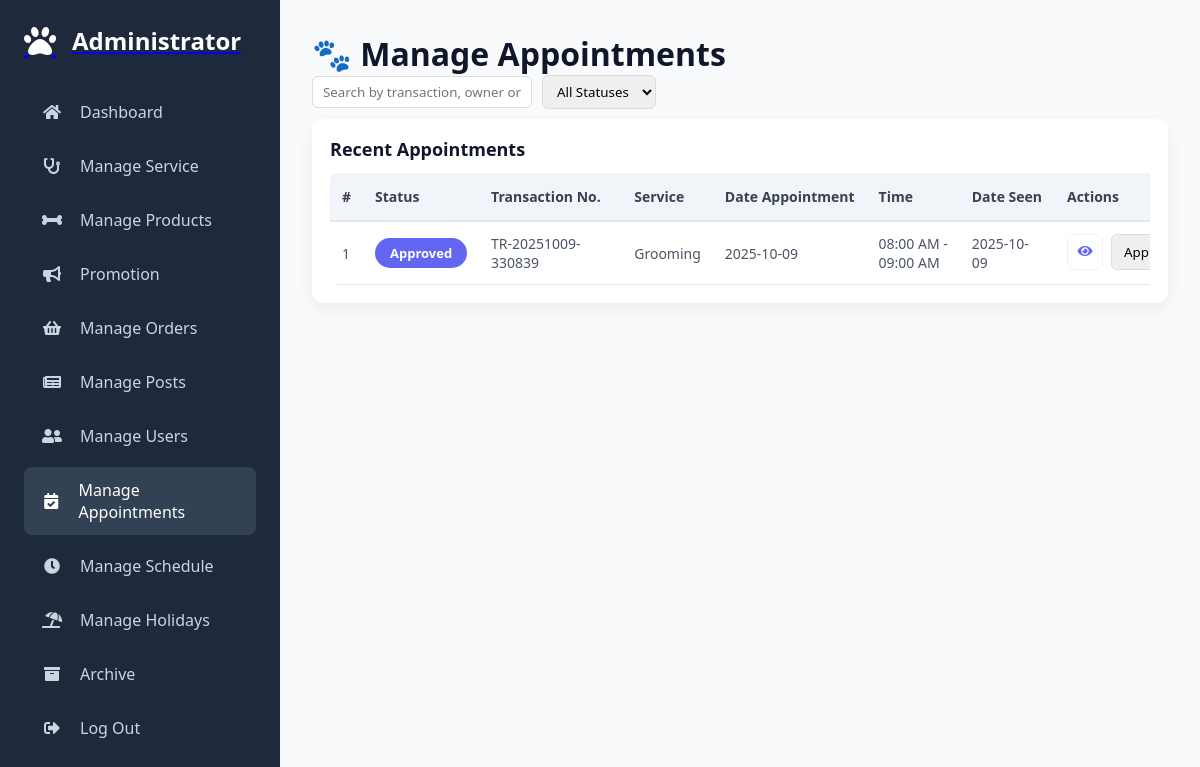
Page /admin/manage_appointments.php (signed in) on the earlier database version.
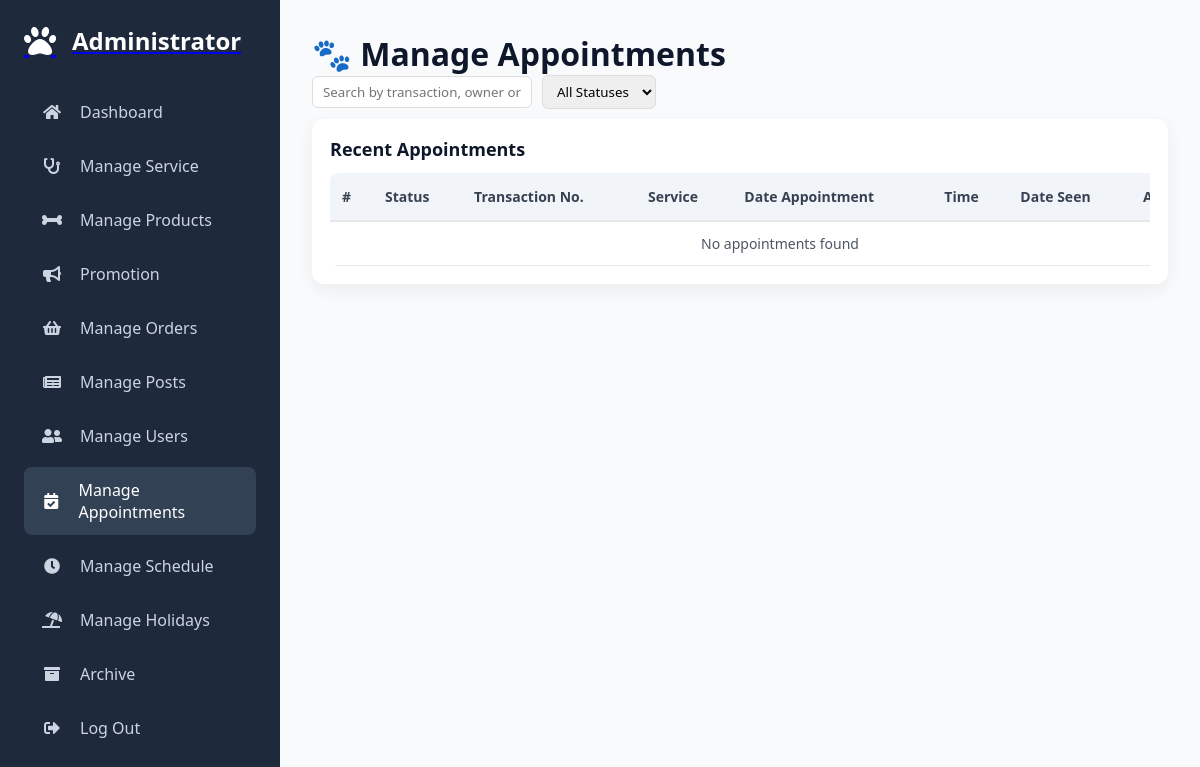
Same page on the later database version.
### tables this page shows
CREATE TABLE `appointments` (
  `id` int(11) NOT NULL,
  `transaction_no` varchar(50) DEFAULT NULL,
  `user_id` varchar(36) NOT NULL,
  `appointment_date` date NOT NULL,
  `time_slot` varchar(50) NOT NULL,
  `status` enum('Pending','Approved','Completed','Rejected','Cancelled') DEFAULT 'Pending',
  `completed_at` timestamp NULL DEFAULT NULL,
  `service_id` int(11) NOT NULL,
  `date_seen` date DEFAULT NULL,
  `created_at` timestamp NOT NULL DEFAULT current_timestamp(),
  `active_slot` varchar(255) GENERATED ALWAYS AS (if(`status` in ('Pending','Approved'),concat(`appointment_date`,'-',`time_slot`,'-',`service_id`,'-',`user_id`),NULL)) STORED
);

CREATE TABLE `services` (
  `id` int(11) NOT NULL,
  `name` varchar(100) NOT NULL,
  `service_detail` text NOT NULL,
  `image` varchar(255) DEFAULT NULL,
  `status` enum('active','inactive') NOT NULL DEFAULT 'active',
  `created_at` timestamp NOT NULL DEFAULT current_timestamp()
);

### admin/manage_appointments.php (the view, shortened to what this page needs)
<?php
require_once '../components/auth_admin.php';
$limit = 10;
$page  = isset($_GET['page']) ? (int)$_GET['page'] : 1;
$start = ($page - 1) * $limit;
$search = isset($_GET['search']) ? trim($_GET['search']) : '';
$where = "1=1 AND a.status NOT IN ('completed','cancelled')";
$stmt = $conn->prepare("
    SELECT a.*, u.name AS fullname, u.email, u.phone, s.name AS service_name, a.transaction_no
    FROM appointments a
    LEFT JOIN users u ON a.user_id=u.id
    LEFT JOIN services s ON a.service_id=s.id
    WHERE $where
    ORDER BY a.id DESC
    LIMIT ?, ?
");
$i=1;
$stmt->bindValue($i++, $start, PDO::PARAM_INT);
$stmt->bindValue($i++, $limit, PDO::PARAM_INT);
$stmt->execute();
$appointments = $stmt->fetchAll(PDO::FETCH_ASSOC);
?>
<!DOCTYPE html>
<html lang="en">
<head>
<link rel="stylesheet" href="./../assets/css/admin/manage_appointment.css?v=<?php echo time(); ?>">
<link rel="stylesheet" href="./../assets/css/admin/admin_header.css?v=<?php echo time(); ?>">
<link rel="stylesheet" href="https://cdnjs.cloudflare.com/ajax/libs/font-awesome/5.15.4/css/all.min.css">
</head>
<body>
<?php include '../components/admin_header.php'; ?>
<div class="admin-main">
    <h1>🐾 Manage Appointments</h1>
    <div class="orders-filters">
        <input type="text" id="searchInput" placeholder="Search by transaction, owner or service" value="<?= htmlspecialchars($search) ?>">
        <select id="statusFilter">
            <option value="">All Statuses</option>
        </select>
    </div>
    <div class="card">
        <div class="card-header"><h2>Recent Appointments</h2></div>
        <div class="table-container">
            <table class="orders-table">
                <thead>
                    <tr>
                        <th>#</th>
                        <th>Status</th>
                        <th>Transaction No.</th>
                        <th>Service</th>
                        <th>Date Appointment</th>
                        <th>Time</th>
                        <th>Date Seen</th>
                        <th class="actions">Actions</th>
                    </tr>
                </thead>
                <tbody>
                <?php if(count($appointments)>0): ?>
                    <?php $count=$start+1; foreach($appointments as $a): ?>
                    <?php $status = strtolower($a['status'] ?? 'pending'); ?>
                    <tr data-id="<?= $a['id'] ?>">
                        <td><?= $count++ ?></td>
                        <td><span class="status-badge <?= $status ?>"><?= ucfirst($status) ?></span></td>
                        <td><?= htmlspecialchars($a['transaction_no'] ?? '-') ?></td>
                        <td><?= htmlspecialchars($a['service_name']) ?></td>
                        <td><?= htmlspecialchars($a['appointment_date']) ?></td>
                        <td><?= htmlspecialchars($a['time_slot']) ?></td>
                        <td><?= in_array($status,['approved','completed'])?$a['date_seen']:'-' ?></td>
                        <td class="actions">
                            <button class="action-icon btn-view" title="View"><i class="fas fa-eye"></i></button>
                            <select class="status-select" data-id="<?= $a['id'] ?>"
                                <?= in_array($status,['completed','cancelled']) ? 'disabled' : '' ?>>
                                <option value="approved" <?= $status=='approved'?'selected':'' ?>>Approved</option>
                            </select>
                        </td>
                    </tr>
                    <?php endforeach; ?>
                <?php else: ?>
                    <tr><td colspan="8" class="empty-state">No appointments found</td></tr>
                <?php endif; ?>
                </tbody>
            </table>
        </div>
    </div>
</div>
</body>
</html>

Differences in the rows shown:
removed appointments: status "Approved", transaction_no "TR-20251009-330839", service.name "Grooming", appointment_date "2025-10-09", time_slot "08:00 AM - 09:00 AM", date_seen "2025-10-09", status+id "Approved"
Other differences:
text now shown: "No appointments found"
